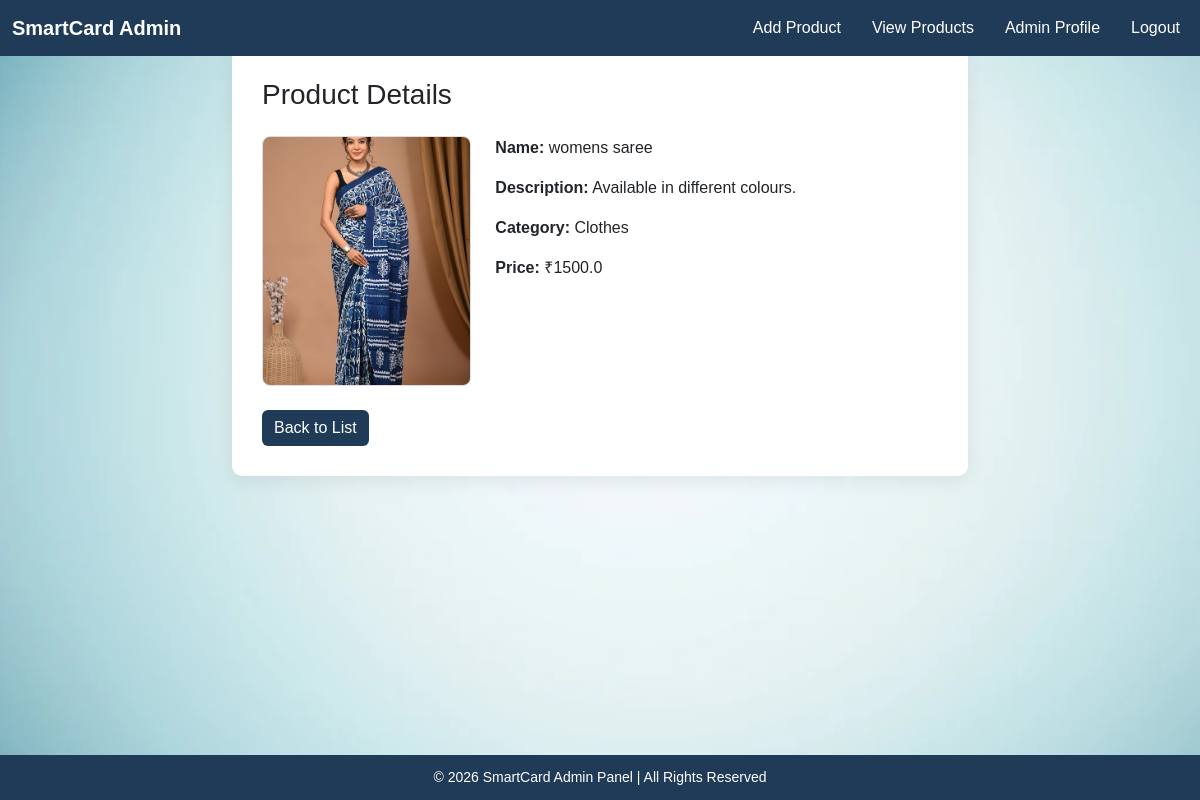
The page /admin/view-item/3 (signed in) on the database its author committed.
### tables this page shows
CREATE TABLE products (
    product_id INTEGER PRIMARY KEY AUTOINCREMENT,
    name TEXT,
    description TEXT,
    category TEXT,
    price REAL,
    image TEXT,
    admin_id INTEGER,
    quantity INTEGER DEFAULT 0,

    FOREIGN KEY(admin_id) REFERENCES admin(admin_id)
);

### app.py (the view)
@app.route('/admin/view-item/<int:item_id>')
def view_item(item_id):
    if 'admin_id' not in session:
        flash("Please login first!", "danger")
        return redirect('/admin-login')
    conn = get_db_connection()
    cursor = conn.cursor()
    cursor.execute("SELECT * FROM products WHERE product_id = ?", (item_id,))
    product = cursor.fetchone()
    cursor.close()
    conn.close()
    if not product:
        flash("Product not found!", "danger")
        return redirect('/admin/item-list')
    return render_template("admin/view_item.html", product=product)

### app.py (called while the page is built)
def get_db_connection():
    conn = sqlite3.connect(DATABASE)
    conn.row_factory = sqlite3.Row
    return conn

### templates/admin/view_item.html (shortened to what this page needs)
<!DOCTYPE html>
<html>
<head>
    <link href="https://cdn.jsdelivr.net/npm/bootstrap@5.3.3/dist/css/bootstrap.min.css" rel="stylesheet">
    <link rel="stylesheet" href="{{ url_for('static', filename='css/admin.css') }}">
</head>
<body>
<nav class="navbar navbar-expand-lg navbar-custom fixed-top">
  <div class="container-fluid">
    <a class="navbar-brand" href="/admin-dashboard">SmartCard Admin</a>
    {% if session.get('admin_id') %}
    <div class="collapse navbar-collapse justify-content-end" id="navMenu">
      <ul class="navbar-nav">
        <li class="nav-item">
          <a class="nav-link" href="/admin/add-item">Add Product</a>
        </li>
        <li class="nav-item">
          <a class="nav-link" href="/admin/item-list">View Products</a>
        </li>
        <li class="nav-item">
          <a class="nav-link" href="/admin/profile">Admin Profile</a>
        </li>
        <li class="nav-item">
          <a class="nav-link" href="/admin-logout">Logout</a>
        </li>
      </ul>
    </div>
    {% endif %}
  </div>
</nav>
<div class="container mt-5">
  <div class="row justify-content-center">
    <div class="col-lg-8">
      <div class="card-box">
        <h3 class="mb-4">Product Details</h3>
        <div class="row">
          <div class="col-md-4 text-center">
            <img src="/static/uploads/product_images/{{ product.image }}"
                 class="img-fluid product-view-img">
          </div>
          <div class="col-md-8">
            <p><strong>Name:</strong> {{ product.name }}</p>
            <p><strong>Description:</strong> {{ product.description }}</p>
            <p><strong>Category:</strong> {{ product.category }}</p>
            <p><strong>Price:</strong> ₹{{ product.price }}</p>
          </div>
        </div>
        <div class="mt-4">
          <a href="/admin/item-list" class="btn btn-secondary">Back to List</a>
        </div>
      </div>
    </div>
  </div>
</div>
<footer class="footer">
    © 2026 SmartCard Admin Panel | All Rights Reserved
</footer>
</body>
</html>

### static/css/admin.css (style rules this page uses)
body { background-color: #f4f6f9; padding-top: 80px; font-family: Arial, sans-serif; }
.navbar-custom { background-color: #1e3d59; }
.navbar-custom .nav-link, .navbar-custom .navbar-brand { color: #ffffff !important; }
.footer { text-align: center; padding: 15px; background: #1e3d59; color: white; margin-top: 40px; }
body { margin: 0; font-family: Arial, Helvetica, sans-serif; background-color: #f2f2f2; }
.footer { position: fixed; bottom: 10px; width: 100%; text-align: center; font-size: 14px; }
body { margin: 0; padding: 0; }
.footer { position: fixed; bottom: 0; width: 100%; background-color: #1f3b57; color: white; text-align: center; padding: 10px 0; font-size: 14px; }
body { margin: 0; padding-top: 80px; background-color: #f4f6f9; font-family: Arial, Helvetica, sans-serif; }
.navbar-custom { background-color: #1f3b57; }
.navbar-custom .navbar-brand { color: white; font-weight: bold; font-size: 20px; }
.navbar-custom .nav-link { color: white; margin-left: 15px; }
.card-box { background: white; padding: 30px; border-radius: 10px; box-shadow: 0px 5px 20px rgba(0, 0, 0, 0.08); }
.product-view-img { width: 100%; max-height: 250px; object-fit: cover; border-radius: 8px; border: 1px solid #ddd; }
.btn-secondary { background-color: #1f3b57; border: none; }
.footer { background-color: #1f3b57; color: white; text-align: center; padding: 12px 0; margin-top: 50px; }
body { background: url("../images/cart7.webp") no-repeat center center fixed; background-size: cover; margin: 0; padding: 0; }

### rows shown on the page
products: image (picture), name "womens saree", description "Available in different colours.", category "Clothes", price "1500.0"
